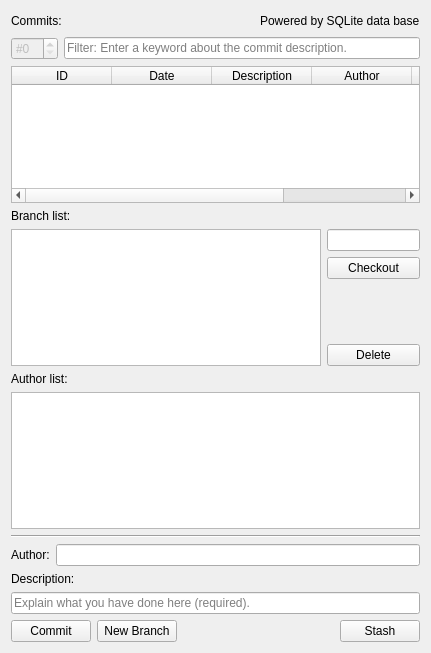
<?xml version="1.0" encoding="UTF-8"?>
<ui version="4.0">
 <class>Form</class>
 <widget class="QWidget" name="Form">
  <property name="geometry">
   <rect>
    <x>0</x>
    <y>0</y>
    <width>431</width>
    <height>653</height>
   </rect>
  </property>
  <property name="windowTitle">
   <string>Form</string>
  </property>
  <property name="windowIcon">
   <iconset resource="../../icons.qrc">
    <normaloff>:/icons/git.png</normaloff>:/icons/git.png</iconset>
  </property>
  <layout class="QVBoxLayout" name="verticalLayout_2">
   <item>
    <layout class="QHBoxLayout" name="horizontalLayout_5">
     <item>
      <widget class="QLabel" name="CommitTable_text">
       <property name="text">
        <string>Commits:</string>
       </property>
      </widget>
     </item>
     <item>
      <spacer name="horizontalSpacer_2">
       <property name="orientation">
        <enum>Qt::Horizontal</enum>
       </property>
       <property name="sizeHint" stdset="0">
        <size>
         <width>40</width>
         <height>20</height>
        </size>
       </property>
      </spacer>
     </item>
     <item>
      <widget class="QLabel" name="label_2">
       <property name="text">
        <string>&lt;html&gt;&lt;head/&gt;&lt;body&gt;&lt;p&gt;&lt;img src=&quot;:/icons/sql.png&quot; width=&quot;15&quot;/&gt;Powered by SQLite data base&lt;/p&gt;&lt;/body&gt;&lt;/html&gt;</string>
       </property>
      </widget>
     </item>
    </layout>
   </item>
   <item>
    <layout class="QHBoxLayout" name="horizontalLayout_3">
     <item>
      <widget class="QSpinBox" name="commit_current_id">
       <property name="enabled">
        <bool>false</bool>
       </property>
       <property name="prefix">
        <string>#</string>
       </property>
      </widget>
     </item>
     <item>
      <widget class="QLineEdit" name="commit_search_text">
       <property name="placeholderText">
        <string>Filter: Enter a keyword about the commit description.</string>
       </property>
      </widget>
     </item>
    </layout>
   </item>
   <item>
    <widget class="QTableWidget" name="CommitTable">
     <property name="editTriggers">
      <set>QAbstractItemView::NoEditTriggers</set>
     </property>
     <property name="selectionBehavior">
      <enum>QAbstractItemView::SelectRows</enum>
     </property>
     <property name="verticalScrollMode">
      <enum>QAbstractItemView::ScrollPerPixel</enum>
     </property>
     <property name="horizontalScrollMode">
      <enum>QAbstractItemView::ScrollPerPixel</enum>
     </property>
     <column>
      <property name="text">
       <string>ID</string>
      </property>
     </column>
     <column>
      <property name="text">
       <string>Date</string>
      </property>
     </column>
     <column>
      <property name="text">
       <string>Description</string>
      </property>
     </column>
     <column>
      <property name="text">
       <string>Author</string>
      </property>
     </column>
     <column>
      <property name="text">
       <string>Previous</string>
      </property>
     </column>
     <column>
      <property name="text">
       <string>Branch</string>
      </property>
     </column>
    </widget>
   </item>
   <item>
    <widget class="QLabel" name="label">
     <property name="text">
      <string>Branch list:</string>
     </property>
    </widget>
   </item>
   <item>
    <layout class="QHBoxLayout" name="horizontalLayout_2">
     <item>
      <widget class="QListWidget" name="BranchList"/>
     </item>
     <item>
      <layout class="QVBoxLayout" name="verticalLayout">
       <item>
        <widget class="QLineEdit" name="branch_current">
         <property name="sizePolicy">
          <sizepolicy hsizetype="Fixed" vsizetype="Fixed">
           <horstretch>0</horstretch>
           <verstretch>0</verstretch>
          </sizepolicy>
         </property>
         <property name="maximumSize">
          <size>
           <width>93</width>
           <height>16777215</height>
          </size>
         </property>
         <property name="readOnly">
          <bool>true</bool>
         </property>
        </widget>
       </item>
       <item>
        <widget class="QPushButton" name="branch_checkout">
         <property name="statusTip">
          <string>Switch and load the latest commit of this branch.</string>
         </property>
         <property name="text">
          <string>Checkout</string>
         </property>
         <property name="icon">
          <iconset resource="../../icons.qrc">
           <normaloff>:/icons/git.png</normaloff>:/icons/git.png</iconset>
         </property>
        </widget>
       </item>
       <item>
        <spacer name="verticalSpacer">
         <property name="orientation">
          <enum>Qt::Vertical</enum>
         </property>
         <property name="sizeHint" stdset="0">
          <size>
           <width>20</width>
           <height>40</height>
          </size>
         </property>
        </spacer>
       </item>
       <item>
        <widget class="QPushButton" name="branch_delete">
         <property name="statusTip">
          <string>Remove all the commits on this branch.</string>
         </property>
         <property name="text">
          <string>Delete</string>
         </property>
         <property name="icon">
          <iconset resource="../../icons.qrc">
           <normaloff>:/icons/delete.png</normaloff>:/icons/delete.png</iconset>
         </property>
        </widget>
       </item>
      </layout>
     </item>
    </layout>
   </item>
   <item>
    <widget class="QLabel" name="AuthorList_text">
     <property name="text">
      <string>Author list:</string>
     </property>
    </widget>
   </item>
   <item>
    <widget class="QListWidget" name="AuthorList"/>
   </item>
   <item>
    <widget class="Line" name="line">
     <property name="orientation">
      <enum>Qt::Horizontal</enum>
     </property>
    </widget>
   </item>
   <item>
    <layout class="QHBoxLayout" name="horizontalLayout">
     <item>
      <widget class="QLabel" name="FileAuthor_text">
       <property name="text">
        <string>Author:</string>
       </property>
      </widget>
     </item>
     <item>
      <widget class="QLineEdit" name="FileAuthor"/>
     </item>
    </layout>
   </item>
   <item>
    <widget class="QLabel" name="FileDescription_text">
     <property name="text">
      <string>Description:</string>
     </property>
    </widget>
   </item>
   <item>
    <widget class="QLineEdit" name="FileDescription">
     <property name="placeholderText">
      <string>Explain what you have done here (required).</string>
     </property>
    </widget>
   </item>
   <item>
    <layout class="QHBoxLayout" name="horizontalLayout_4">
     <item>
      <widget class="QPushButton" name="commit_add">
       <property name="statusTip">
        <string>Save the changes for this phase and provide backtracking points for this phase.</string>
       </property>
       <property name="text">
        <string>Commit</string>
       </property>
       <property name="icon">
        <iconset resource="../../icons.qrc">
         <normaloff>:/icons/git.png</normaloff>:/icons/git.png</iconset>
       </property>
      </widget>
     </item>
     <item>
      <widget class="QPushButton" name="branch_add">
       <property name="statusTip">
        <string>Creat a new branch then save the commit to this branch.</string>
       </property>
       <property name="text">
        <string>New Branch</string>
       </property>
       <property name="icon">
        <iconset resource="../../icons.qrc">
         <normaloff>:/icons/git.png</normaloff>:/icons/git.png</iconset>
       </property>
      </widget>
     </item>
     <item>
      <spacer name="horizontalSpacer">
       <property name="orientation">
        <enum>Qt::Horizontal</enum>
       </property>
       <property name="sizeHint" stdset="0">
        <size>
         <width>40</width>
         <height>20</height>
        </size>
       </property>
      </spacer>
     </item>
     <item>
      <widget class="QPushButton" name="commit_stash">
       <property name="statusTip">
        <string>Abandon all changes of this time, and return to the latest commit.</string>
       </property>
       <property name="text">
        <string>Stash</string>
       </property>
       <property name="icon">
        <iconset resource="../../icons.qrc">
         <normaloff>:/icons/delete.png</normaloff>:/icons/delete.png</iconset>
       </property>
      </widget>
     </item>
    </layout>
   </item>
  </layout>
 </widget>
 <resources>
  <include location="../../icons.qrc"/>
 </resources>
 <connections/>
</ui>
